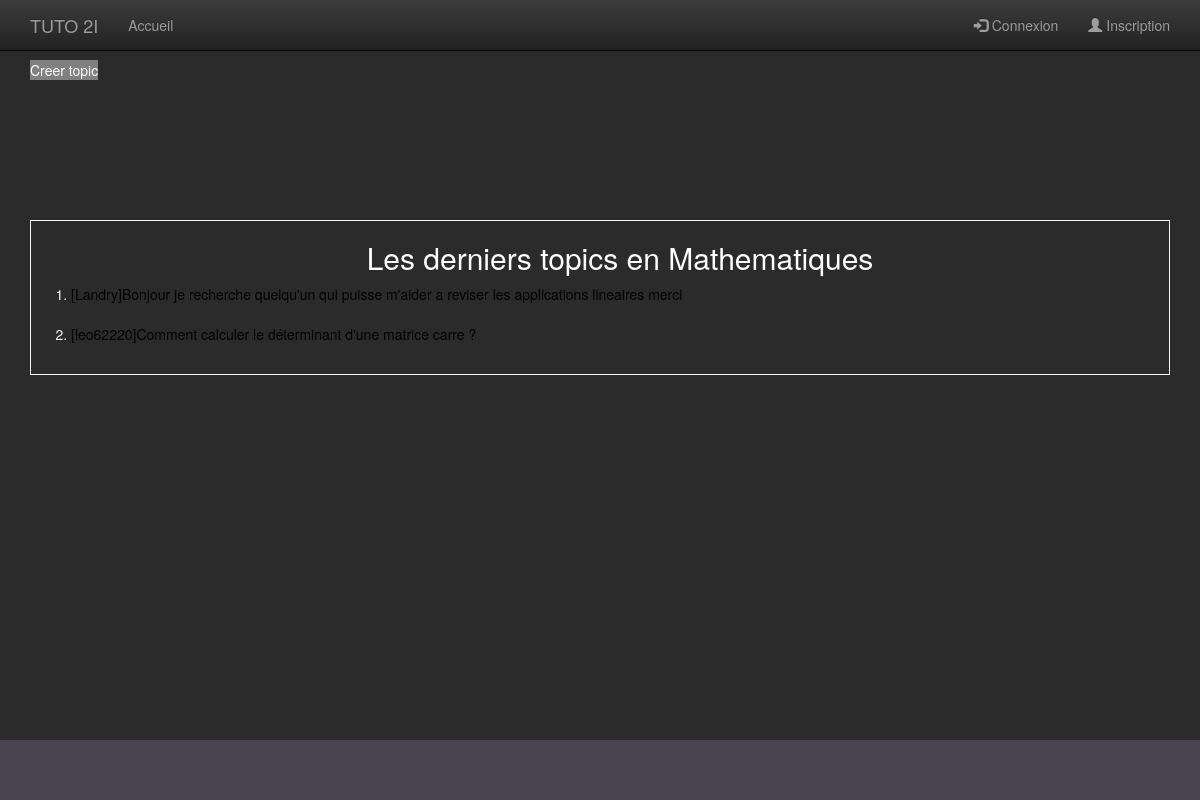
The app's page /index.php?view=topic&cat=Mathematiques with its own data.
### tables this page shows
CREATE TABLE `topic` (
  `Topic_id` int(11) NOT NULL,
  `Forum_id` int(11) DEFAULT NULL,
  `Topic_title` varchar(50) DEFAULT NULL,
  `Topic_creator` varchar(50) DEFAULT NULL,
  `Topic_date` date DEFAULT NULL,
  `Topic_content` text NOT NULL,
  `Topic_genre` varchar(40) DEFAULT NULL,
  `Topic_grade` int(11) DEFAULT NULL,
  `Topic_first post` text,
  `Topic_last_post` text,
  `responses` varchar(150) DEFAULT NULL
);

### libs/maLibSQL.pdo.php (called while the page is built, shortened)
<?php
include_once "config.php";
function SQLSelect($sql)
{
 	global $BDD_host;
	global $BDD_base;
 	global $BDD_user;
 	global $BDD_password;
	try {
		$dbh = new PDO("mysql:host=$BDD_host;dbname=$BDD_base", $BDD_user, $BDD_password);
	} catch (PDOException $e) {
		die("<font color=\"red\">SQLSelect: Erreur de connexion : " . $e->getMessage() . "</font>");
	}
	$dbh->exec("SET CHARACTER SET utf8");
	$res = $dbh->query($sql);
	$num = $res->rowCount();
	if ($num==0) return false;
	else return $res;
}
function parcoursRs($result)
{
	$result->setFetchMode(PDO::FETCH_ASSOC);
	while ($ligne = $result->fetch())
		$tab[]= $ligne;
	return $tab;
}
?>

### libs/modele.php (called while the page is built, shortened)
<?php
include_once("maLibSQL.pdo.php");
function last_cat_topics($categorie){
     $SQL  = "SELECT * FROM (SELECT * FROM topic where Topic_genre = '$categorie' ORDER BY Topic_id DESC LIMIT 5) sub ORDER BY Topic_id ASC";
     return parcoursRs(SQLSelect($SQL));
}
?>

### templates/topic.php (the view, shortened to what this page needs)
<?php
    $categorie = $_GET['cat'];
?>
    <link rel="stylesheet" href="css/Home_css.css">
    <?php
        echo '<a class="creation" href="templates/Create_topic.php">Creer topic</a>';
    ?>
    <section class="last-topic-contain">
            <div class="last-topic">
                <ol>
                <?php
                    echo "<h2>Les derniers topics en $categorie </h2></hr>";
                    $topics = last_cat_topics($categorie);
                    foreach($topics as $element){
                        $topic_id = $element["Topic_id"];
                        echo "<li><a href=\"index.php?view=topic_page&id=$topic_id\">[". $element["Topic_creator"]. "]" .$element["Topic_content"]. "<a/></li><br />";
                    }
                ?>
            </div>
        </section>

### css/sticky-footer.css (style rules this page uses)
html, body { height: 100%; }

### css/Home_css.css (style rules this page uses)
html, body { margin: 0; padding: 0; background: #2B2B2B; color: #F6F6F6; }
.creation { border: grey; background: grey; color: white; }
.last-topic-contain { margin-top: 10em; }
section h2 { text-align: center; color: white; text-decoration: none; }
section { border: 1px solid; margin-bottom: 3%; }
li a { color: black; text-decoration: none; }

### records on screen
topic: Topic_creator "Landry", Topic_content "Bonjour je recherche quelqu'un qui puisse m'aider a reviser les applications lineaires merci"
topic: Topic_creator "leo62220", Topic_content "Comment calculer le déterminant d'une matrice carre ?"

### other values on screen
$label "Accueil"
$categorie "Mathematiques"
